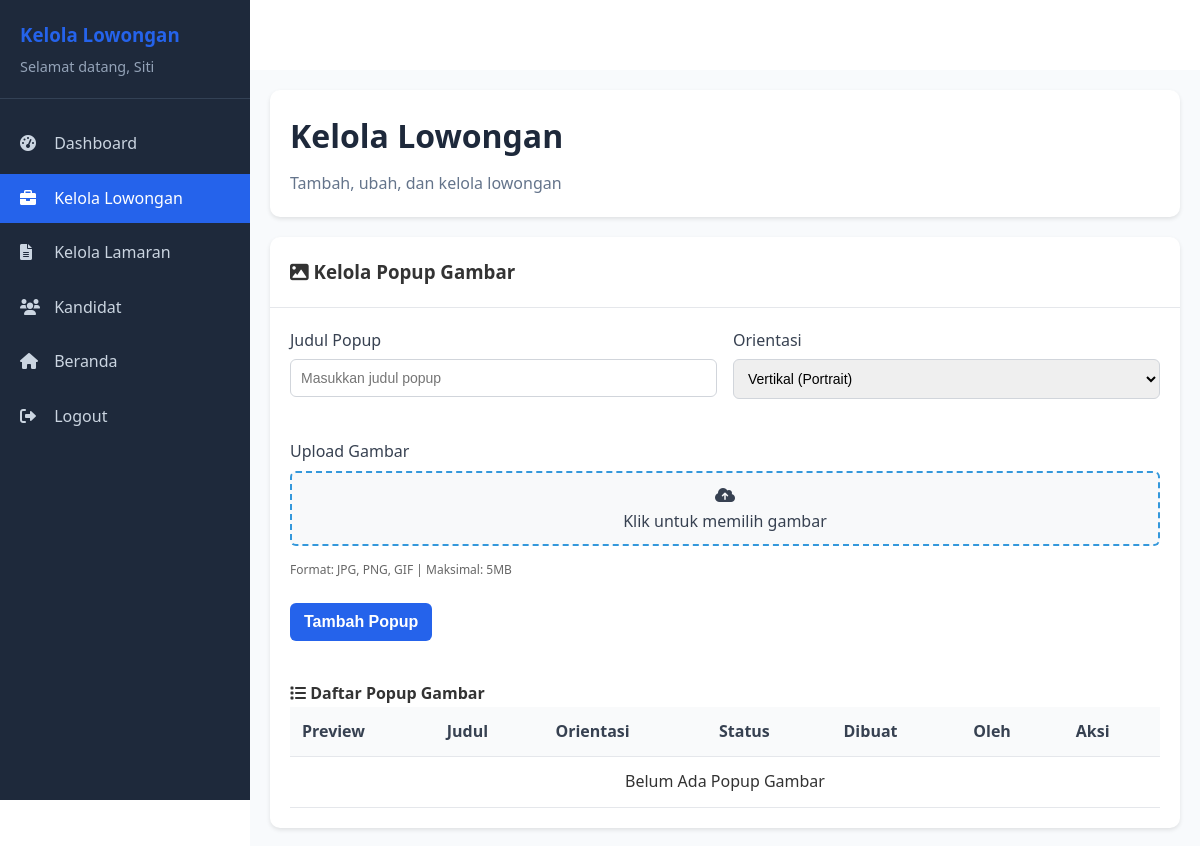
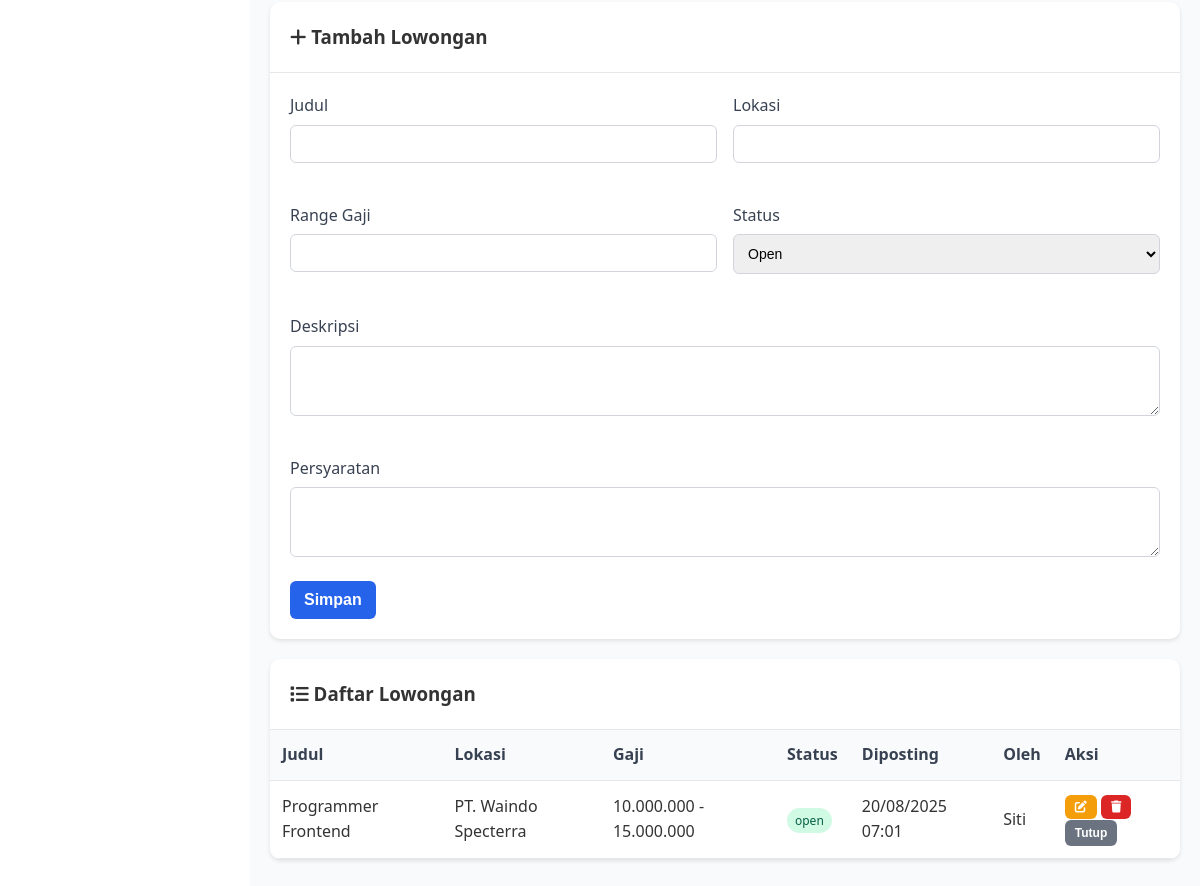
/hrd/lowongan.php (signed in), run on an earlier commit of the app's database (2 pictures, top to bottom).
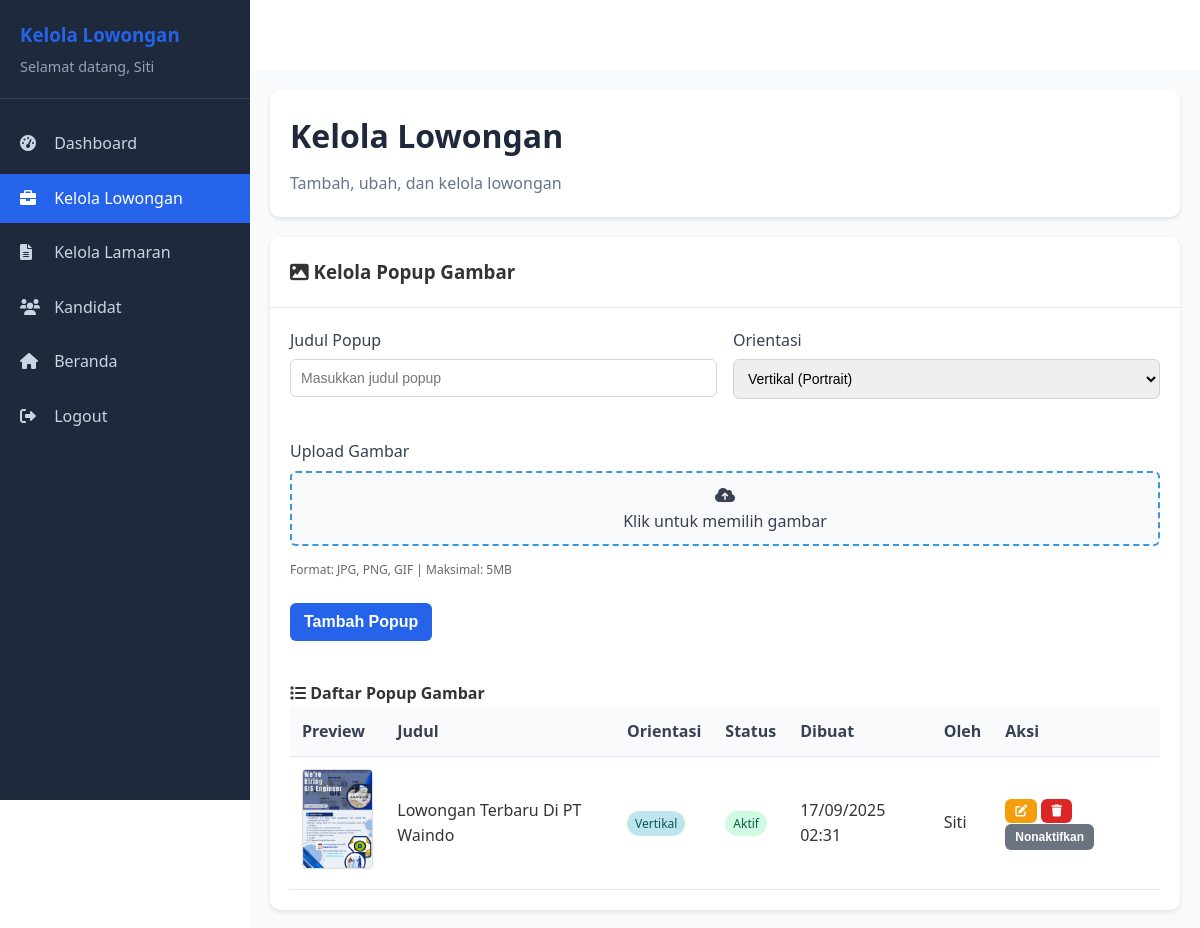
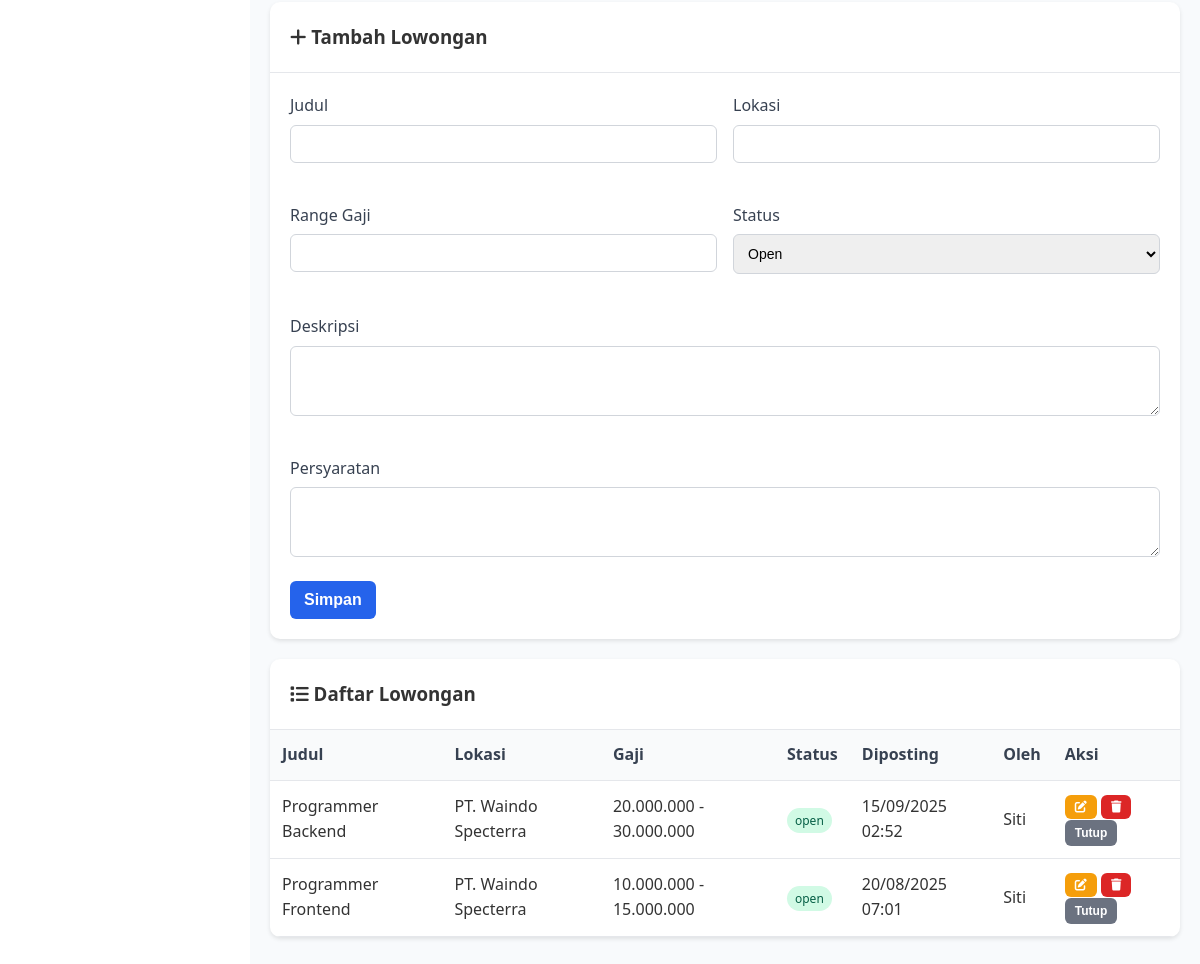
And on a later commit of the database (2 pictures, top to bottom).
### tables this page shows
CREATE TABLE `lowongan` (
  `job_id` int NOT NULL,
  `title` varchar(200) NOT NULL,
  `description` text NOT NULL,
  `requirements` text,
  `location` varchar(100) DEFAULT NULL,
  `salary_range` varchar(50) DEFAULT NULL,
  `status` enum('open','closed') DEFAULT 'open',
  `posted_by` int DEFAULT NULL,
  `posted_at` timestamp NULL DEFAULT CURRENT_TIMESTAMP,
  `updated_at` timestamp NULL DEFAULT NULL,
  `hapus` int NOT NULL DEFAULT '0'
);

CREATE TABLE `users` (
  `user_id` int NOT NULL,
  `username` varchar(50) NOT NULL,
  `password` varchar(255) NOT NULL,
  `email` varchar(100) NOT NULL,
  `full_name` varchar(100) DEFAULT NULL,
  `role` enum('admin','pelamar','hrd','konten') DEFAULT 'pelamar',
  `status` enum('active','inactive') DEFAULT 'active',
  `created_at` timestamp NULL DEFAULT CURRENT_TIMESTAMP,
  `hapus` int NOT NULL DEFAULT '0'
);

CREATE TABLE `popup_images` (
  `popup_id` int NOT NULL,
  `title` varchar(255) NOT NULL,
  `image_filename` varchar(255) NOT NULL,
  `orientation` enum('vertical','horizontal') DEFAULT 'vertical',
  `is_active` tinyint(1) DEFAULT '0',
  `created_by` int NOT NULL,
  `created_at` timestamp NULL DEFAULT CURRENT_TIMESTAMP,
  `updated_at` timestamp NULL DEFAULT CURRENT_TIMESTAMP ON UPDATE CURRENT_TIMESTAMP
);

### hrd/lowongan.php (the view, shortened to what the rows shown need)
<?php
require_once '../connect/koneksi.php';
$user_id = $_SESSION['user_id'];
$list = mysqli_query($conn, "SELECT l.*, u.full_name AS poster
    FROM lowongan l
    LEFT JOIN users u ON l.posted_by = u.user_id
    WHERE l.hapus = 0 AND l.posted_by = $user_id
    ORDER BY l.posted_at DESC");
$popups = mysqli_query($conn, "SELECT p.*, u.full_name AS creator
    FROM popup_images p
    LEFT JOIN users u ON p.created_by = u.user_id
    ORDER BY p.is_active DESC, p.created_at DESC");
?>
<!DOCTYPE html>
<html lang="id">
<head>
    <link rel="stylesheet" href="../assets/css/pages.css">
    <link rel="stylesheet" href="../assets/css/common.css">
    <link rel="stylesheet" href="css/dashboard.css">
    <link rel="stylesheet" href="css/lowongan.css">
    <link rel="stylesheet" href="https://cdnjs.cloudflare.com/ajax/libs/font-awesome/6.0.0/css/all.min.css">
</head>
<body>
    <div class="dashboard-container">
        <div class="main-content">
            <div class="dashboard-header">
                <h1>Kelola Lowongan</h1>
            </div>
            <div class="card">
                <div class="card-body">
                    <div class="table-wrap">
                        <table>
                            <thead>
                                <tr>
                                    <th>Preview</th>
                                    <th>Judul</th>
                                    <th>Orientasi</th>
                                    <th>Status</th>
                                    <th>Dibuat</th>
                                    <th>Oleh</th>
                                    <th>Aksi</th>
                                </tr>
                            </thead>
                            <tbody>
                                <?php if ($popups && mysqli_num_rows($popups) > 0): ?>
                                    <?php while ($popup = mysqli_fetch_assoc($popups)): ?>
                                        <tr>
                                            <td>
                                                <img src="../uploads/popups/<?php echo htmlspecialchars($popup['image_filename']); ?>"
                                                     alt="Preview" class="image-preview"
                                                     onerror="this.src='../assets/images/no-image.png'">
                                            </td>
                                            <td><?php echo htmlspecialchars($popup['title']); ?></td>
                                            <td>
                                                <span class="badge badge-<?php echo $popup['orientation'] === 'vertical' ? 'info' : 'warning'; ?>">
                                                    <?php echo $popup['orientation'] === 'vertical' ? 'Vertikal' : 'Horizontal'; ?>
                                                </span>
                                            </td>
                                            <td>
                                                <span class="badge badge-<?php echo $popup['is_active'] ? 'success' : 'secondary'; ?>">
                                                    <?php echo $popup['is_active'] ? 'Aktif' : 'Nonaktif'; ?>
                                                </span>
                                            </td>
                                            <td><?php echo date('d/m/Y H:i', strtotime($popup['created_at'])); ?></td>
                                            <td><?php echo htmlspecialchars($popup['creator'] ?: '-'); ?></td>
                                            <td>
                                                <button class="btn btn-sm btn-warning" onclick="openEditPopup(<?php echo (int)$popup['popup_id']; ?>, <?php echo htmlspecialchars(json_encode($popup)); ?>)">
                                                    <i class="fas fa-edit"></i>
                                                </button>
                                                <form method="POST" style="display:inline" onsubmit="return confirm('Hapus popup ini?')">
                                                    <button type="submit" class="btn btn-sm btn-danger"><i class="fas fa-trash"></i></button>
                                                </form>
                                                <form method="POST" style="display:inline">
                                                    <button type="submit" class="btn btn-sm btn-<?php echo $popup['is_active'] ? 'secondary' : 'success'; ?>">
                                                        <?php echo $popup['is_active'] ? 'Nonaktifkan' : 'Aktifkan'; ?>
                                                    </button>
                                                </form>
                                            </td>
                                        </tr>
                                    <?php endwhile; ?>
                                <?php else: ?>
                                    <tr>
                                        <td colspan="7" class="text-center">Belum Ada Popup Gambar</td>
                                    </tr>
                                <?php endif; ?>
                            </tbody>
                        </table>
                    </div>
                </div>
            </div>
            <div class="card">
                <div class="table-wrap">
                    <table>
                        <thead>
                            <tr>
                                <th>Judul</th>
                                <th>Lokasi</th>
                                <th>Gaji</th>
                                <th>Status</th>
                                <th>Diposting</th>
                                <th>Oleh</th>
                                <th>Aksi</th>
                            </tr>
                        </thead>
                        <tbody>
                            <?php if ($list && mysqli_num_rows($list) > 0): ?>
                                <?php while ($row = mysqli_fetch_assoc($list)): ?>
                                    <tr>
                                        <td><?php echo htmlspecialchars($row['title']); ?></td>
                                        <td><?php echo htmlspecialchars($row['location']); ?></td>
                                        <td><?php echo htmlspecialchars($row['salary_range']); ?></td>
                                        <td>
                                            <span class="badge badge-<?php echo $row['status'] === 'open' ? 'success' : 'secondary'; ?>"><?php echo htmlspecialchars($row['status']); ?></span>
                                        </td>
                                        <td><?php echo date('d/m/Y H:i', strtotime($row['posted_at'])); ?></td>
                                        <td><?php echo htmlspecialchars($row['poster'] ?: '-'); ?></td>
                                        <td>
                                            <button class="btn btn-sm btn-warning" onclick="openEdit(<?php echo (int)$row['job_id']; ?>, <?php echo htmlspecialchars(json_encode($row)); ?>)"><i class="fas fa-edit"></i></button>
                                            <form method="POST" style="display:inline" onsubmit="return confirm('Hapus lowongan ini?')">
                                                <button type="submit" class="btn btn-sm btn-danger"><i class="fas fa-trash"></i></button>
                                            </form>
                                            <form method="POST" style="display:inline">
                                                <button type="submit" class="btn btn-sm btn-secondary">
                                                    <?php echo $row['status'] === 'open' ? 'Tutup' : 'Buka'; ?>
                                                </button>
                                            </form>
                                        </td>
                                    </tr>
                                <?php endwhile; ?>
                            <?php else: ?>
                                <tr>
                                    <td colspan="7" class="text-center">Anda Belum Membuat Lowongan</td>
                                </tr>
                            <?php endif; ?>
                        </tbody>
                    </table>
                </div>
            </div>
        </div>
    </div>
</body>
</html>

What changed in the data, as far as the page shows it:
added popup_images: image_filename (picture), title "Lowongan Terbaru Di PT Waindo", orientation "Vertikal", is_active "Aktif", created_at "17/09/2025 02:31", created_by.full_name "Siti"
added lowongan: title "Programmer Backend", location "PT. Waindo Specterra", salary_range "20.000.000 - 30.000.000", status "open", posted_at "15/09/2025 02:52", posted_by.full_name "Siti", shows "Tutup"
Also different on the page:
text no longer shown: "Belum Ada Popup Gambar"
